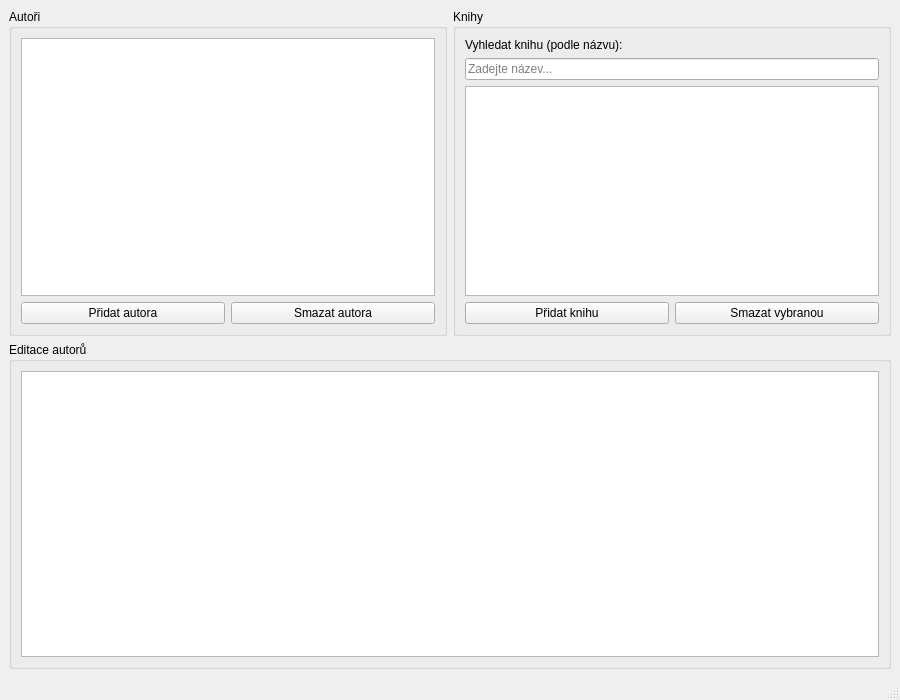
<?xml version="1.0" encoding="UTF-8"?>
<ui version="4.0">
 <class>MainWindow</class>
 <widget class="QMainWindow" name="MainWindow">
  <property name="geometry">
   <rect>
    <x>0</x>
    <y>0</y>
    <width>900</width>
    <height>700</height>
   </rect>
  </property>
  <property name="windowTitle">
   <string>Knižní evidence</string>
  </property>
  <widget class="QWidget" name="centralwidget">
   <layout class="QVBoxLayout" name="verticalLayoutMain">

    <item>
     <layout class="QHBoxLayout" name="horizontalLayoutTop">

      <!-- Levý panel: seznam autorů -->
      <item>
       <widget class="QGroupBox" name="groupBoxAutori">
        <property name="title">
         <string>Autoři</string>
        </property>
        <layout class="QVBoxLayout" name="verticalLayoutAutori">
         <item>
          <widget class="QListWidget" name="listAutoru">
           <property name="minimumWidth">
            <number>200</number>
           </property>
          </widget>
         </item>
         <item>
          <layout class="QHBoxLayout" name="horizontalLayoutTlacitkaAutoru">
           <item>
            <widget class="QPushButton" name="tlacitkoPridatAutora">
             <property name="text">
              <string>Přidat autora</string>
             </property>
            </widget>
           </item>
           <item>
            <widget class="QPushButton" name="tlacitkoSmazatAutora">
             <property name="text">
              <string>Smazat autora</string>
             </property>
            </widget>
           </item>
          </layout>
         </item>
        </layout>
       </widget>
      </item>

      <!-- Pravý panel: knihy -->
      <item>
       <widget class="QGroupBox" name="groupBoxKnihy">
        <property name="title">
         <string>Knihy</string>
        </property>
        <layout class="QVBoxLayout" name="verticalLayoutKnihy">
         <item>
          <widget class="QLabel" name="labelHledani">
           <property name="text">
            <string>Vyhledat knihu (podle názvu):</string>
           </property>
          </widget>
         </item>
         <item>
          <widget class="QLineEdit" name="listaHledani">
           <property name="placeholderText">
            <string>Zadejte název...</string>
           </property>
          </widget>
         </item>
         <item>
          <widget class="QTableView" name="tabulkaKnih">
           <property name="selectionMode">
            <enum>QAbstractItemView::SingleSelection</enum>
           </property>
           <property name="selectionBehavior">
            <enum>QAbstractItemView::SelectRows</enum>
           </property>
          </widget>
         </item>
         <item>
          <layout class="QHBoxLayout" name="horizontalLayoutTlacitkaKnih">
           <item>
            <widget class="QPushButton" name="tlacitkoPridat">
             <property name="text">
              <string>Přidat knihu</string>
             </property>
            </widget>
           </item>
           <item>
            <widget class="QPushButton" name="tlacitkoSmazat">
             <property name="text">
              <string>Smazat vybranou</string>
             </property>
            </widget>
           </item>
          </layout>
         </item>
        </layout>
       </widget>
      </item>

     </layout>
    </item>

    <!-- Spodní panel: editace autorů -->
    <item>
     <widget class="QGroupBox" name="groupBoxEditaceAutoru">
      <property name="title">
       <string>Editace autorů</string>
      </property>
      <layout class="QVBoxLayout" name="verticalLayoutEditaceAutoru">
       <item>
        <widget class="QTableView" name="tabulkaAutoru">
         <property name="selectionMode">
          <enum>QAbstractItemView::SingleSelection</enum>
         </property>
         <property name="selectionBehavior">
          <enum>QAbstractItemView::SelectRows</enum>
         </property>
         <property name="maximumHeight">
          <number>200</number>
         </property>
        </widget>
       </item>
      </layout>
     </widget>
    </item>

   </layout>
  </widget>
  <widget class="QStatusBar" name="statusbar"/>
 </widget>
 <resources/>
 <connections/>
</ui>
